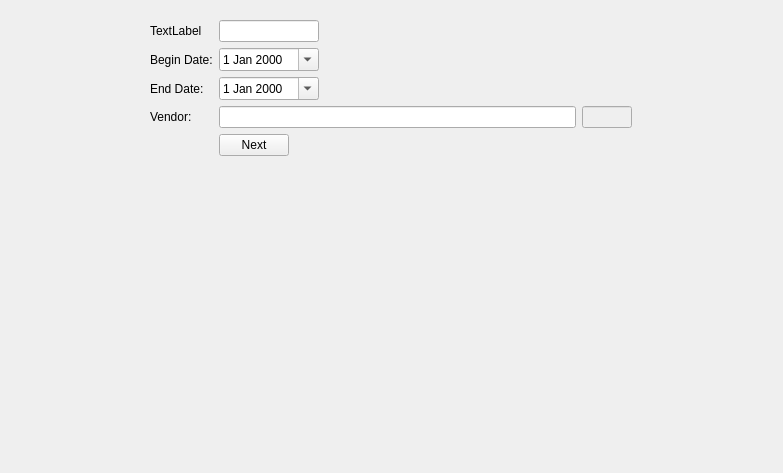
<?xml version="1.0" encoding="UTF-8"?>
<ui version="4.0">
 <class>PurchaseDetailReport</class>
 <widget class="QWidget" name="PurchaseDetailReport">
  <property name="geometry">
   <rect>
    <x>0</x>
    <y>0</y>
    <width>783</width>
    <height>473</height>
   </rect>
  </property>
  <property name="windowTitle">
   <string>Form</string>
  </property>
  <layout class="QGridLayout" name="gridLayout">
   <item row="0" column="0">
    <widget class="QFrame" name="frame">
     <property name="maximumSize">
      <size>
       <width>500</width>
       <height>16777215</height>
      </size>
     </property>
     <property name="frameShape">
      <enum>QFrame::NoFrame</enum>
     </property>
     <property name="frameShadow">
      <enum>QFrame::Raised</enum>
     </property>
     <layout class="QFormLayout" name="formLayout">
      <item row="4" column="0">
       <widget class="QLabel" name="label_3">
        <property name="text">
         <string>Vendor:</string>
        </property>
       </widget>
      </item>
      <item row="4" column="1">
       <layout class="QHBoxLayout" name="horizontalLayout">
        <item>
         <widget class="QLineEdit" name="vendorname"/>
        </item>
        <item>
         <widget class="QLineEdit" name="vendorid">
          <property name="enabled">
           <bool>false</bool>
          </property>
          <property name="maximumSize">
           <size>
            <width>50</width>
            <height>16777215</height>
           </size>
          </property>
         </widget>
        </item>
       </layout>
      </item>
      <item row="7" column="1">
       <widget class="QPushButton" name="btn_next">
        <property name="maximumSize">
         <size>
          <width>70</width>
          <height>16777215</height>
         </size>
        </property>
        <property name="text">
         <string>Next</string>
        </property>
       </widget>
      </item>
      <item row="2" column="1">
       <widget class="QDateEdit" name="begindate">
        <property name="maximumSize">
         <size>
          <width>100</width>
          <height>16777215</height>
         </size>
        </property>
        <property name="calendarPopup">
         <bool>true</bool>
        </property>
       </widget>
      </item>
      <item row="3" column="0">
       <widget class="QLabel" name="label">
        <property name="text">
         <string>End Date:</string>
        </property>
       </widget>
      </item>
      <item row="2" column="0">
       <widget class="QLabel" name="label_2">
        <property name="text">
         <string>Begin Date:</string>
        </property>
       </widget>
      </item>
      <item row="3" column="1">
       <widget class="QDateEdit" name="enddate">
        <property name="maximumSize">
         <size>
          <width>100</width>
          <height>16777215</height>
         </size>
        </property>
        <property name="calendarPopup">
         <bool>true</bool>
        </property>
       </widget>
      </item>
      <item row="1" column="0">
       <widget class="QLabel" name="label_4">
        <property name="text">
         <string>TextLabel</string>
        </property>
       </widget>
      </item>
      <item row="1" column="1">
       <widget class="QLineEdit" name="vno">
        <property name="maximumSize">
         <size>
          <width>100</width>
          <height>16777215</height>
         </size>
        </property>
       </widget>
      </item>
     </layout>
    </widget>
   </item>
  </layout>
 </widget>
 <resources/>
 <connections/>
</ui>
